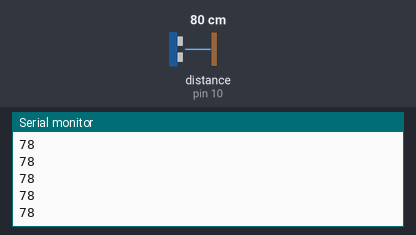
A sketch run on a simulated Arduino Uno, built with avr-gcc and run on an emulated ATmega328P. Shown: the last lines printed to the serial monitor. Wiring (inferred from the names in the program): ultrasonic range finder: trigger pin 9; echo pin 10. Inputs (shaded band) come from the test bench; at power-on: distance to the obstacle (sensor on pin 10) 80 cm. The echo pulse lasts 58.3 µs per cm.

Above: at 1.2 s.
1.3 s: distance to the obstacle (sensor on pin 10) set to 2 cm
At 1.37 s:
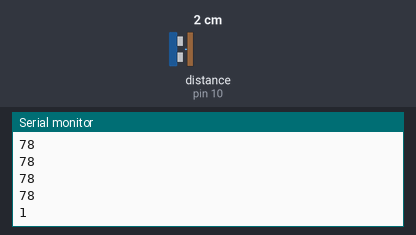
2.8 s: distance to the obstacle (sensor on pin 10) set to 4 cm
At 2.89 s:
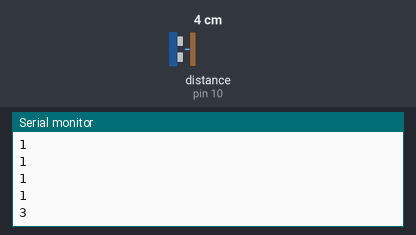
Timing chart, 0 to 5.8 s (numbered marks = the images above; inputs shaded):
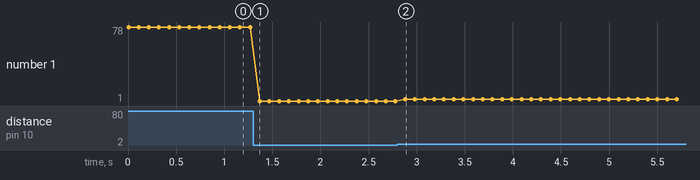

Measured:
- after the input at 1.3 s, the serial monitor: prints a new line after 0.07 s (image 1)
- after the input at 2.8 s, the serial monitor: prints a new line after 0.08 s (image 2)
- plotted number 1: 78 → 1 after the input at 1.3 s, 1 → 3 after the input at 2.8 s

The sketch:

ultrasonic_wave.ino
```cpp
const int trigPin = 9;    // Trigger Pin
const int echoPin = 10;   // Echo Pin

void setup() {
  Serial.begin(9600);
  pinMode(trigPin, OUTPUT);
  pinMode(echoPin, INPUT);
}

void loop() {
  // Clear the trigger pin
  digitalWrite(trigPin, LOW);
  delayMicroseconds(2);

  // Send 10μs pulse
  digitalWrite(trigPin, HIGH);
  delayMicroseconds(10);
  digitalWrite(trigPin, LOW);

  // Read the echo pin
  long duration = pulseIn(echoPin, HIGH);

  // Calculate distance in centimeters
  int distance = duration * 0.034 / 2;

  // Send distance over serial
  Serial.println(distance);

  // Small delay between readings
  delay(100);
} 
```
